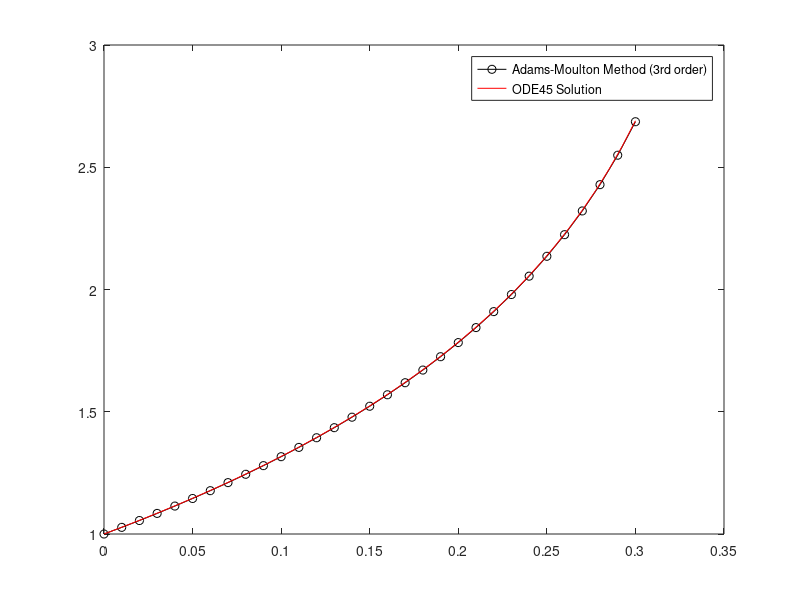

This chart was generated by the following MATLAB code:
clear   % Clears variables of workspace keeping functions and classes,
        % clear all includes function and classes too
% clc     % Clears the command window
close all   % Closes all MATLAB figure windows

% Define the function f(x, y) representing the differential equation
f = @(x, y) exp(y);

% Initial conditions
x(1) = 0;
y(1) = 1;

% Step size
h = 0.01;

% Number of iterations
n = 0.3 / h;

% Perform the first two iterations using forward Euler method
for i = 1:2
    y(i + 1) = y(i) + h * f(x(i), y(i));
    x(i + 1) = x(i) + h;
end

% Perform the remaining iterations using the 3rd order Adams-Moulton method
for i = 3:n
    x(i + 1) = x(i) + h;
    y0 = y(i) + (h / 12) * (23 * f(x(i), y(i)) - 16 * f(x(i - 1), y(i - 1)) + 5 * ...
        f(x(i - 2), y(i - 2)));
    f_y0 = f(x(i + 1), y0);
    error = 1;
    while error > 10^(-4)
        y1 = y(i) + (h / 12) * (5 * f(x(i + 1), y0) + 8 * f(x(i), y(i)) - f(x(i - 1), ...
            y(i - 1)));
        f_y1 = f(x(i + 1), y1);
        error = abs(f_y1 - f_y0);
        f_y0 = f_y1;
    end
    y(i + 1) = y1;
end

% Print the final solution
fprintf("y(%f) = %f \n", x(end), y(end))

% Plot the results of the Adams-Moulton method
plot(x, y, '-ok')
hold on;

% Solve the same differential equation using ODE45 for comparison
xspan = [0 0.3];
y0 = 1;
[x, y] = ode45(@(x, y) exp(y), xspan, y0);

% Plot the results of ODE45
plot(x, y, 'r')

% Add legend to the plot
legend({'Adams-Moulton Method (3rd order)', 'ODE45 Solution'})